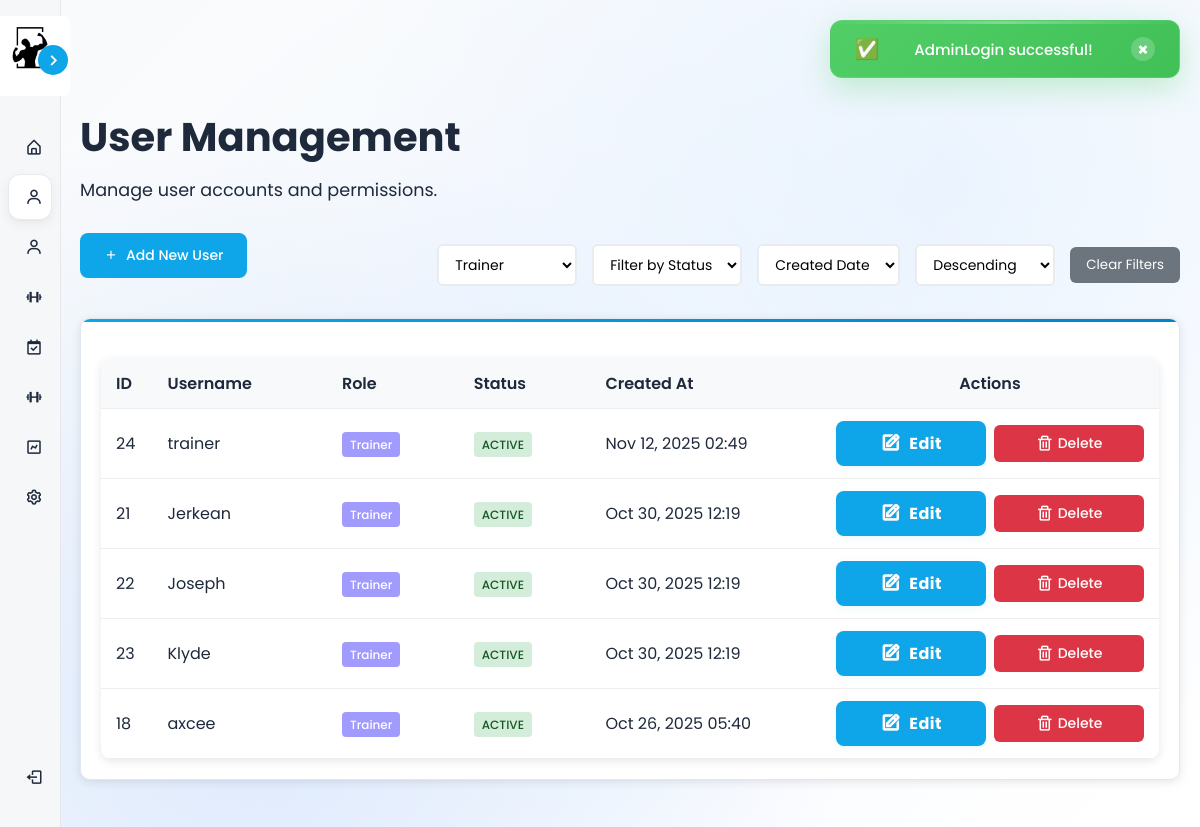
/views/admin/users.php?filter_role=trainer (signed in), run on the app's committed database.
### tables this page shows
CREATE TABLE `users` (
  `user_id` int(11) NOT NULL,
  `username` varchar(50) NOT NULL,
  `password` varchar(255) NOT NULL,
  `email` varchar(255) NOT NULL,
  `first_name` varchar(255) NOT NULL,
  `last_name` varchar(255) NOT NULL,
  `address` varchar(255) NOT NULL,
  `role` enum('admin','trainer','member','guest') NOT NULL,
  `created_at` timestamp NOT NULL DEFAULT current_timestamp(),
  `status` enum('active','inactive','','') DEFAULT NULL
);

### controllers/AdminController.php (called while the page is built, shortened)
<?php
require_once __DIR__ . '/../config/database.php';
require_once __DIR__ . '/../models/Member.php';
require_once __DIR__ . '/../models/Trainer.php';
class AdminController {
    private $db;
    public function __construct() {
        $database = new Database();
        $this->db = $database->getConnection();
    }
    public function getAllUsers($filter_role = null, $filter_status = null, $sort_by = 'created_at', $sort_order = 'DESC') {
        try {
            $where_clauses = [];
            $params = [];
            if ($filter_role) {
                $where_clauses[] = "role = :role";
                $params[':role'] = $filter_role;
            }
            $where_sql = !empty($where_clauses) ? "WHERE " . implode(" AND ", $where_clauses) : "";
            $valid_sort_columns = ['user_id', 'username', 'role', 'status', 'created_at'];
            $sort_order = strtoupper($sort_order) === 'ASC' ? 'ASC' : 'DESC';
            $sql = "SELECT user_id, username, role, status, created_at FROM users $where_sql ORDER BY $sort_by $sort_order";
            $stmt = $this->db->prepare($sql);
            foreach ($params as $key => $value) {
                $stmt->bindValue($key, $value);
            }
            $stmt->execute();
            return $stmt->fetchAll(PDO::FETCH_ASSOC);
        } catch (PDOException $e) {
            error_log("Get all users error: " . $e->getMessage());
            return [];
        }
    }
}
?>

### config/database.php (called while the page is built, shortened)
<?php
class Database {
    private $host = "localhost";
    private $db_name = "gymmanagement";
    private $username = "root";
    private $password = "";
    public function getConnection() {
        $this->conn = null;
        try {
            $this->conn = new PDO("mysql:host=" . $this->host . ";dbname=" . $this->db_name,
                                   $this->username, $this->password);
            $this->conn->exec("set names utf8");
        } catch(PDOException $exception) {
            echo "Connection error: " . $exception->getMessage();
        }
        return $this->conn;
    }
}
?>

### models/Member.php (called while the page is built, shortened)
<?php
require_once __DIR__ . '/../config/database.php';
class Member {
    public function __construct() {
        $database = new Database();
    }
}

### models/Trainer.php (called while the page is built, shortened)
<?php
require_once __DIR__ . '/../config/database.php';
class Trainer {
    public function __construct() {
        $database = new Database();
    }
}
?>

### views/admin/users.php (the view, shortened to what this page needs)
<?php
require_once '../../controllers/AdminController.php';
$adminController = new AdminController();
$filter_role = $_GET['filter_role'] ?? null;
$filter_status = $_GET['filter_status'] ?? null;
$sort_by = $_GET['sort_by'] ?? 'created_at';
$sort_order = $_GET['sort_order'] ?? 'DESC';
$users = $adminController->getAllUsers($filter_role, $filter_status, $sort_by, $sort_order);
?>
<!DOCTYPE html>
<html lang="en">
<head>
    <link rel="stylesheet" href="../../assets/css/member_styles.css">
    <link rel="stylesheet" href="../../assets/css/modal_styles.css">
    <link rel="stylesheet" href="../../assets/css/admin_users_styles.css">
    <link href='https://unpkg.com/boxicons@2.1.4/css/boxicons.min.css' rel='stylesheet'>
</head>
<body>
    <?php include '../utilities/alert.php'; ?>
    <?php include '../components/dynamic_sidebar.php'; ?>
    <div class="main-content">
        <div class="content-wrapper">
            <div class="dashboard-header">
                <h1>User Management</h1>
                <p>Manage user accounts and permissions.</p>
            </div>
            <div class="header-actions" style="display: flex; justify-content: space-between; align-items: center; margin-bottom: 20px; flex-wrap: wrap; gap: 20px;">
                <button class="add-user-btn" onclick="openAddUserModal()">
                    <i class='bx bx-plus'></i> Add New User
                </button>
                <div class="filters-section" style="display: flex; flex-direction: column; gap: 10px; align-items: flex-start;">
                    <div class="filters-row" style="display: flex; gap: 15px; align-items: center; flex-wrap: wrap;">
                        <select id="filter_role" onchange="applyFilters()" style="padding: 8px 12px; border: 2px solid #e9ecef; border-radius: 6px; font-size: 14px; background: #fff; min-width: 140px;">
                            <option value="trainer" <?php echo ($filter_role === 'trainer') ? 'selected' : ''; ?>>Trainer</option>
                        </select>
                        <select id="filter_status" onchange="applyFilters()" style="padding: 8px 12px; border: 2px solid #e9ecef; border-radius: 6px; font-size: 14px; background: #fff; min-width: 140px;">
                            <option value="" disabled <?php echo (empty($filter_status)) ? 'selected' : ''; ?>>Filter by Status</option>
                        </select>
                        <select id="sort_by" onchange="applyFilters()" style="padding: 8px 12px; border: 2px solid #e9ecef; border-radius: 6px; font-size: 14px; background: #fff; min-width: 140px;">
                            <option value="created_at" <?php echo ($sort_by === 'created_at') ? 'selected' : ''; ?>>Created Date</option>
                        </select>
                        <select id="sort_order" onchange="applyFilters()" style="padding: 8px 12px; border: 2px solid #e9ecef; border-radius: 6px; font-size: 14px; background: #fff; min-width: 140px;">
                            <option value="DESC" <?php echo ($sort_order === 'DESC') ? 'selected' : ''; ?>>Descending</option>
                        </select>
                        <button onclick="clearFilters()" style="padding: 8px 16px; background: #6c757d; color: white; border: none; border-radius: 6px; cursor: pointer;">Clear Filters</button>
                    </div>
                </div>
            </div>
            <div class="card">
                <table class="users-table">
                    <thead>
                        <tr>
                            <th>ID</th>
                            <th>Username</th>
                            <th>Role</th>
                            <th>Status</th>
                            <th>Created At</th>
                            <th>Actions</th>
                        </tr>
                    </thead>
                    <tbody>
                        <?php foreach ($users as $user): ?>
                        <tr>
                            <td><?php echo htmlspecialchars($user['user_id']); ?></td>
                            <td><?php echo htmlspecialchars($user['username']); ?></td>
                            <td>
                                <span class="role-badge role-<?php echo htmlspecialchars($user['role']); ?>">
                                    <?php echo htmlspecialchars($user['role']); ?>
                                </span>
                            </td>
                            <td>
                                <span class="status-badge status-<?php echo htmlspecialchars($user['status']); ?>">
                                    <?php echo htmlspecialchars($user['status']); ?>
                                </span>
                            </td>
                            <td><?php echo htmlspecialchars(date('M d, Y H:i', strtotime($user['created_at']))); ?></td>
                            <td>
                                <div class="action-buttons">
                                    <button class="action-btn btn-edit" onclick="openEditUserModal(<?php echo $user['user_id']; ?>, '<?php echo htmlspecialchars($user['username']); ?>', '<?php echo htmlspecialchars($user['role']); ?>', '<?php echo htmlspecialchars($user['status']); ?>')" title="Edit User">
                                        <i class='bx bx-edit'></i> Edit
                                    </button>
                                    <button class="action-btn btn-delete" onclick="openDeleteUserModal(<?php echo $user['user_id']; ?>, '<?php echo htmlspecialchars($user['username']); ?>')" title="Delete User">
                                        <i class='bx bx-trash'></i> Delete
                                    </button>
                                </div>
                            </td>
                        </tr>
                        <?php endforeach; ?>
                    </tbody>
                </table>
            </div>
        </div>
    </div>
</body>
</html>

### assets/css/member_styles.css (style rules this page uses)
* { font-family: "Poppins", sans-serif; }
:root { --primary-color: #0ea5e9; --primary-dark: #0284c7; --primary-light: #38bdf8; --secondary-color: #64748b; --accent-color: #ef4444; --success-color: #10b981; --warning-color: #f59e0b; --body-color: #f8fafc; --sidebar-color: #ffffff; --card-background: #ffffff; --text-color: #1e293b; --text-muted: #64748b; --text-light: #94a3b8; --border-color: #e2e8f0; --border-light: #f1f5f9; --background-gradient: linear-gradient(135deg, #fefefe 0%, #f0f9ff 100%); --card-shadow: 0 10px 40px rgba(0,0,0,0.04); --card-shadow-hover: 0 20px 60px rgba(0,0,0,0.08); --border-radius: 12px; --border-radius-lg: 20px; --font-family: 'Poppins', sans-serif; --tran-02: all 0.2s ease; --tran-03: all 0.3s ease; --tran-04: all 0.4s ease; --tran-05: all 0.5s ease; }
body { height: 100vh; background: var(--background-gradient); margin: 0; padding: 0; color: var(--text-color); }
.card { background: var(--card-background); border-radius: var(--border-radius); box-shadow: var(--card-shadow); border: 1px solid var(--border-color); padding: 1.5rem; transition: var(--tran-03); position: relative; overflow: hidden; }
.card::before { content: ''; position: absolute; top: 0; left: 0; right: 0; height: 3px; background: linear-gradient(90deg, var(--primary-color) 0%, var(--primary-dark) 100%); }
.main-content { margin-left: 250px; padding: 20px; transition: var(--tran-03); min-height: 100vh; }
.sidebar.close ~ .main-content { margin-left: 60px; }
.content-wrapper { max-width: 1200px; margin: 0 auto; }
.card { background: var(--sidebar-color); padding: 20px; border-radius: 10px; box-shadow: 0 2px 10px rgba(0, 0, 0, 0.1); transition: var(--tran-03); }
.main-content { margin-top: 60px; }
.dashboard-header { margin-bottom: 30px; }
.dashboard-header h1 { color: var(--accent); margin-bottom: 10px; font-size: 2.5rem; }
.dashboard-header p { color: var(--text-color); font-size: 1.1rem; margin: 0; }
.action-btn { display: flex; align-items: center; gap: 10px; padding: 15px 20px; background: var(--primary-color); color: var(--sidebar-color); text-decoration: none; border-radius: 10px; font-weight: 500; transition: var(--tran-03); flex: 1; min-width: 150px; justify-content: center; }
.action-btn i { font-size: 18px; }
.btn-edit { background: #6c757d; color: white; border: none; padding: 5px 12px; border-radius: 4px; font-size: 0.8rem; cursor: pointer; transition: var(--tran-03); }
:root { --sidebar-bg: #f6f7f9; --sidebar-card: #ffffff; --sidebar-hover: #eef0f3; --muted: #9aa0a6; }

### data on the page
users: user_id "24", username "trainer", role "Trainer", status "ACTIVE", created_at "Nov 12, 2025 02:49"
users: user_id "21", username "Jerkean", role "Trainer", status "ACTIVE", created_at "Oct 30, 2025 12:19"
users: user_id "22", username "Joseph", role "Trainer", status "ACTIVE", created_at "Oct 30, 2025 12:19"
users: user_id "23", username "Klyde", role "Trainer", status "ACTIVE", created_at "Oct 30, 2025 12:19"
users: user_id "18", username "axcee", role "Trainer", status "ACTIVE", created_at "Oct 26, 2025 05:40"

### other printed values
$successMessage "AdminLogin successful!"
